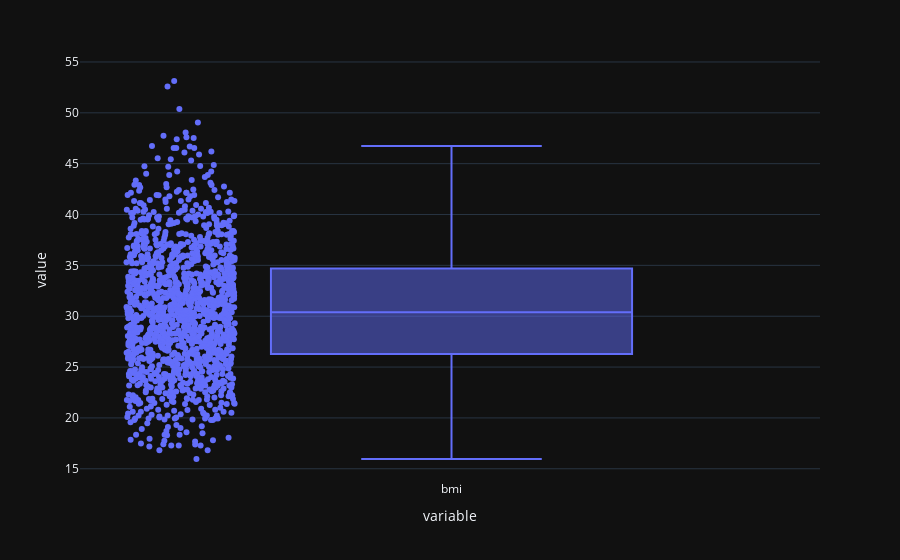
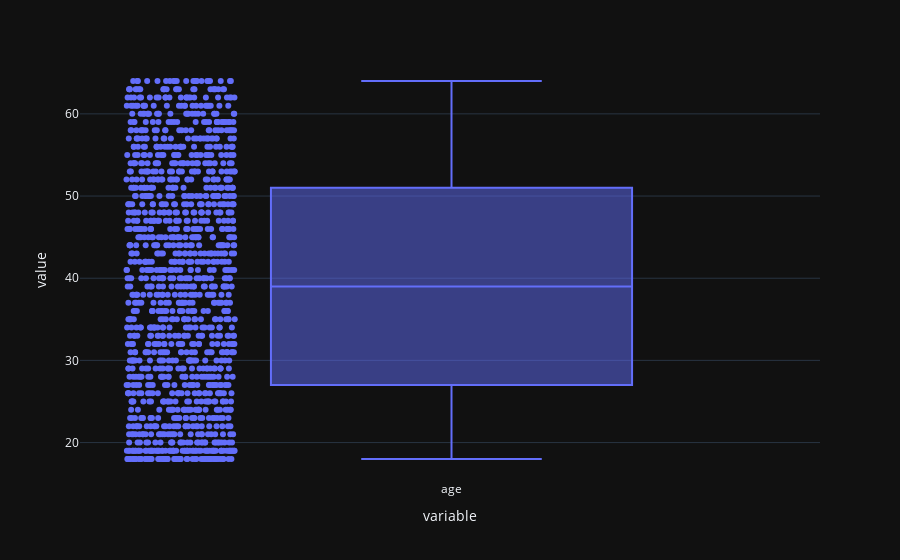
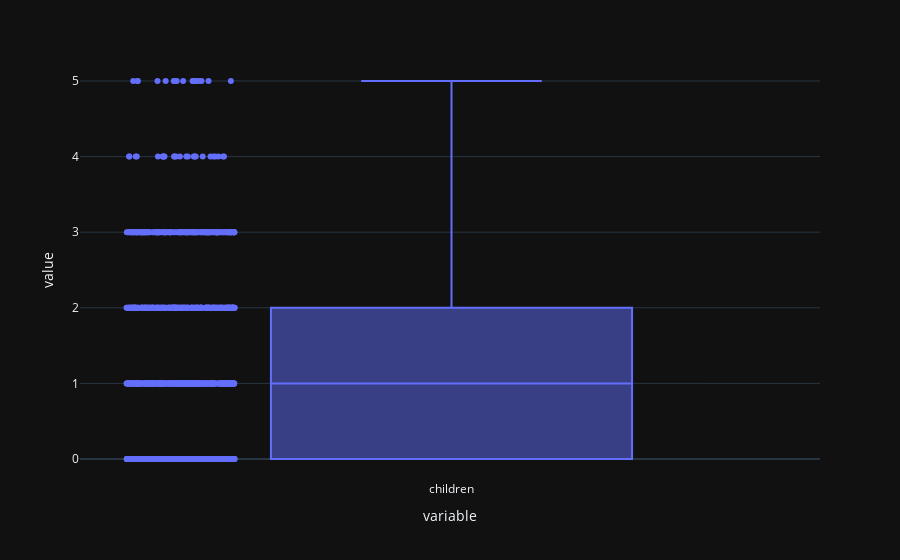
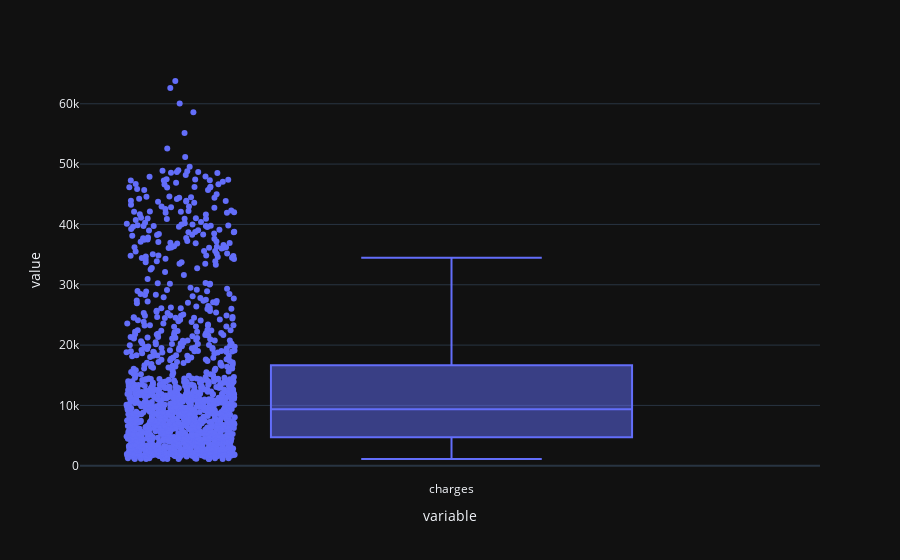

Here is the notebook cell these charts were saved with, in order:
### Code cell
df = data.bmi
fig = px.box(df, points="all")
fig.show()

df = data.age
fig = px.box(df, points="all")
fig.show()

df = data.children
fig = px.box(df, points="all")
fig.show()

df = data.charges
fig = px.box(df, points="all")
fig.show()

### Figure 1 — Plotly figure (JSON) as saved in the notebook; plotly's stock layout.template omitted (floating-point values rounded to 4 significant figures; data arrays with more than 128 entries replaced by an {"elided": "..."} marker saying what was removed)
{"data": [{"alignmentgroup": "True", "boxpoints": "all", "hovertemplate": "variable=%{x}<br>value=%{y}<extra></extra>", "legendgroup": "", "marker": {"color": "#636efa"}, "name": "", "notched": false, "offsetgroup": "", "orientation": "v", "showlegend": false, "x": {"elided": "1338 str values"}, "x0": " ", "xaxis": "x", "y": {"elided": "1338 float values"}, "y0": " ", "yaxis": "y", "type": "box"}], "layout": {"xaxis": {"anchor": "y", "domain": [0.0, 1.0], "title": {"text": "variable"}}, "yaxis": {"anchor": "x", "domain": [0.0, 1.0], "title": {"text": "value"}}, "legend": {"tracegroupgap": 0}, "margin": {"t": 60}, "boxmode": "group"}}

### Figure 2 — Plotly figure (JSON) as saved in the notebook; plotly's stock layout.template omitted (floating-point values rounded to 4 significant figures; data arrays with more than 128 entries replaced by an {"elided": "..."} marker saying what was removed)
{"data": [{"alignmentgroup": "True", "boxpoints": "all", "hovertemplate": "variable=%{x}<br>value=%{y}<extra></extra>", "legendgroup": "", "marker": {"color": "#636efa"}, "name": "", "notched": false, "offsetgroup": "", "orientation": "v", "showlegend": false, "x": {"elided": "1338 str values"}, "x0": " ", "xaxis": "x", "y": {"elided": "1338 int values"}, "y0": " ", "yaxis": "y", "type": "box"}], "layout": {"xaxis": {"anchor": "y", "domain": [0.0, 1.0], "title": {"text": "variable"}}, "yaxis": {"anchor": "x", "domain": [0.0, 1.0], "title": {"text": "value"}}, "legend": {"tracegroupgap": 0}, "margin": {"t": 60}, "boxmode": "group"}}

### Figure 3 — Plotly figure (JSON) as saved in the notebook; plotly's stock layout.template omitted (floating-point values rounded to 4 significant figures; data arrays with more than 128 entries replaced by an {"elided": "..."} marker saying what was removed)
{"data": [{"alignmentgroup": "True", "boxpoints": "all", "hovertemplate": "variable=%{x}<br>value=%{y}<extra></extra>", "legendgroup": "", "marker": {"color": "#636efa"}, "name": "", "notched": false, "offsetgroup": "", "orientation": "v", "showlegend": false, "x": {"elided": "1338 str values"}, "x0": " ", "xaxis": "x", "y": {"elided": "1338 int values"}, "y0": " ", "yaxis": "y", "type": "box"}], "layout": {"xaxis": {"anchor": "y", "domain": [0.0, 1.0], "title": {"text": "variable"}}, "yaxis": {"anchor": "x", "domain": [0.0, 1.0], "title": {"text": "value"}}, "legend": {"tracegroupgap": 0}, "margin": {"t": 60}, "boxmode": "group"}}

### Figure 4 — Plotly figure (JSON) as saved in the notebook; plotly's stock layout.template omitted (floating-point values rounded to 4 significant figures; data arrays with more than 128 entries replaced by an {"elided": "..."} marker saying what was removed)
{"data": [{"alignmentgroup": "True", "boxpoints": "all", "hovertemplate": "variable=%{x}<br>value=%{y}<extra></extra>", "legendgroup": "", "marker": {"color": "#636efa"}, "name": "", "notched": false, "offsetgroup": "", "orientation": "v", "showlegend": false, "x": {"elided": "1338 str values"}, "x0": " ", "xaxis": "x", "y": {"elided": "1338 float values"}, "y0": " ", "yaxis": "y", "type": "box"}], "layout": {"xaxis": {"anchor": "y", "domain": [0.0, 1.0], "title": {"text": "variable"}}, "yaxis": {"anchor": "x", "domain": [0.0, 1.0], "title": {"text": "value"}}, "legend": {"tracegroupgap": 0}, "margin": {"t": 60}, "boxmode": "group"}}
